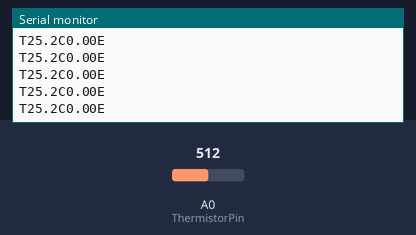
A sketch run on a simulated Arduino Uno, built with avr-gcc and run on an emulated ATmega328P. On the bench: the last lines printed to the serial monitor. Inputs (shaded band) come from the test bench; at power-on: A0 (ThermistorPin) = 512.

Above: at 1.2 s.
1.3 s: A0 (ThermistorPin) set to 716
At 1.49 s:
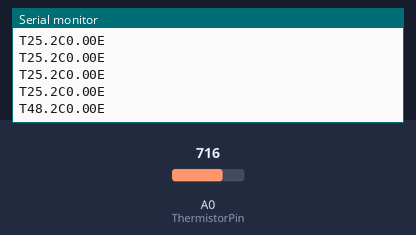
2.8 s: A0 (ThermistorPin) set to 900
At 2.85 s:
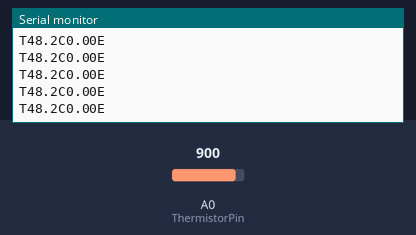
Timing chart, 0 to 5.8 s (numbered marks = the images above; inputs shaded):
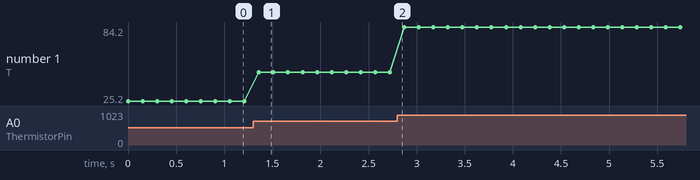

The sketch:

termistor.ino
```cpp
#include "MQ135.h"

int ThermistorPin = 0;
int Vo;
float R1 = 10000;
float logR2, R2, T, Tc, Tf;
float c1 = 1.009249522e-03, c2 = 2.378405444e-04, c3 = 2.019202697e-07;
MQ135 gasSensor = MQ135(A1);

void setup (){
Serial.begin (9600);
}
void loop() {
  Vo = analogRead(ThermistorPin);
  R2 = R1 * (1023.0 / (float)Vo - 1.0);
  logR2 = log(R2);
  T = (1.0 / (c1 + c2*logR2 + c3*logR2*logR2*logR2));
  Tc = T - 273.15 + 0.5;
  float ppm = gasSensor.getCO2PPM();
  Serial.print('T');
  Serial.print(Tc, 1);
  Serial.print('C');
  Serial.print(ppm);
  Serial.println('E');

  delay(150);
}
```

Measured:
- after the input at 1.3 s, the serial monitor: prints a new line after 0.06 s (image 1)
- plotted number 1: 25.2 → 48.2 after the input at 1.3 s, 48.2 → 84.2 after the input at 2.8 s
